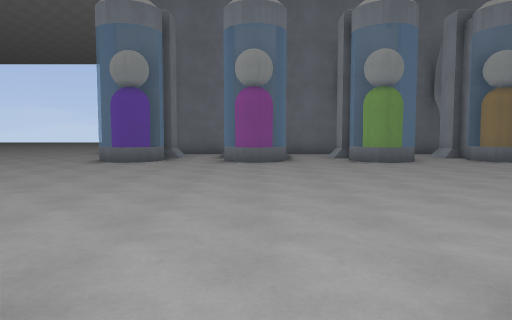
[1] (above)

18 first-person views from a walk through a Godot game level. The camera is 1.4 m above the floor, tilts 4° down and sees 70° across. The floor is counted in squares, 2 m on a side. Each view is taken from the middle of a square. On the plan, view 1 faces up. The plan holds only what a view shows up to about 11 squares ahead; the rest is blank. The place goes on beyond the plan. Surface patterns are stand-ins for the level's own textures.

[2]
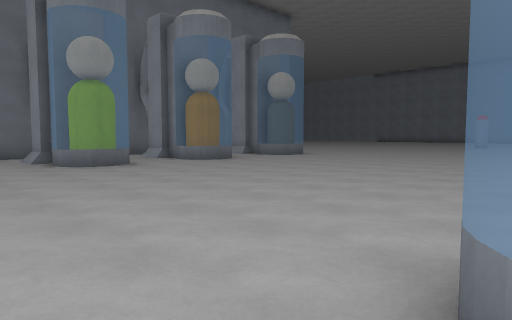

[3]
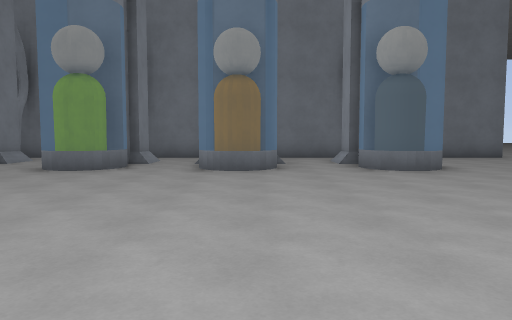

[4]
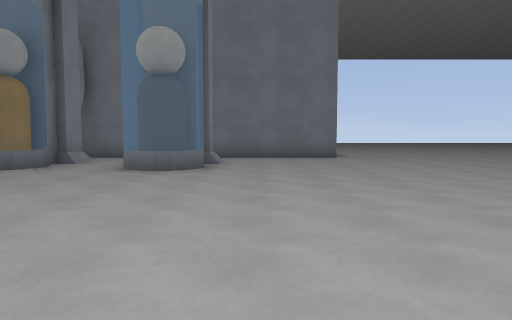

[5]
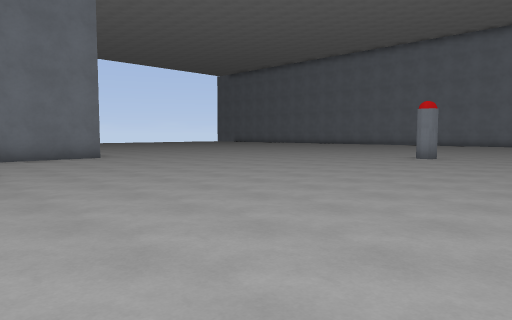

[6]
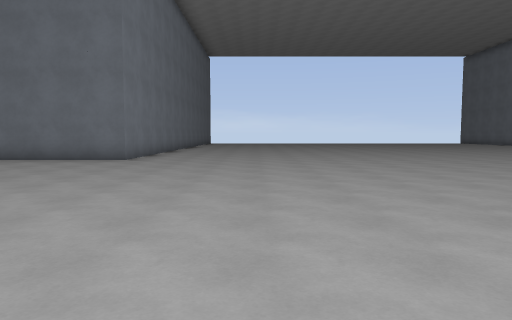

[7]
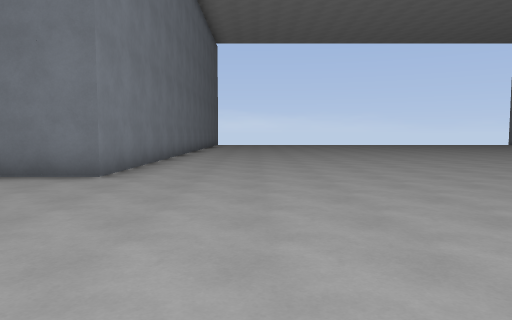

[8]
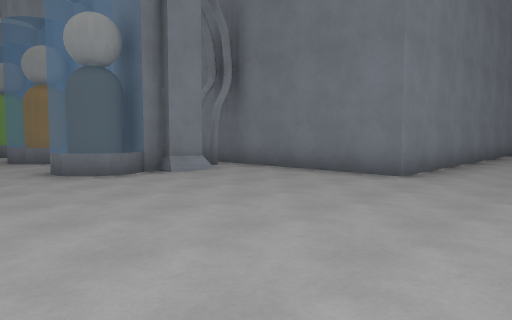

[9]
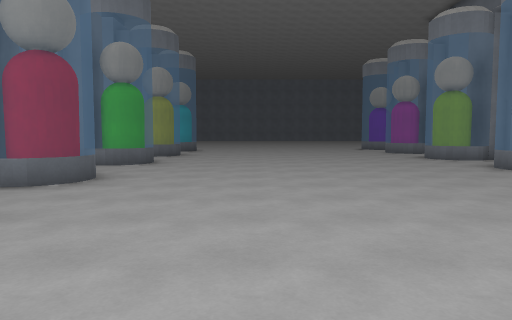

[10]
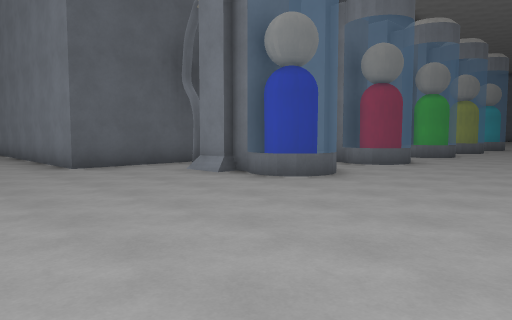

[11]
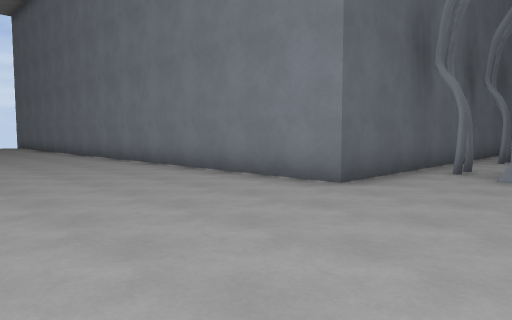

[12]
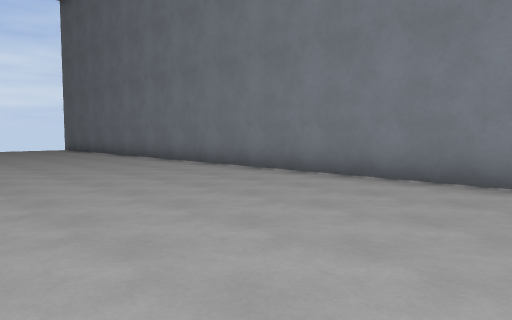

[13]
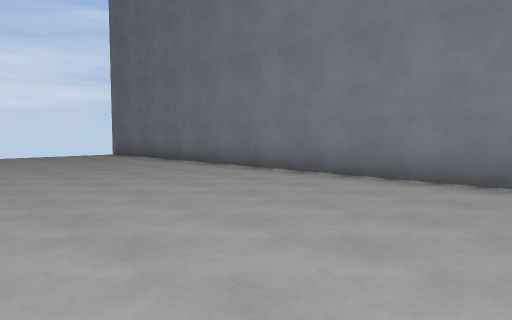

[14]
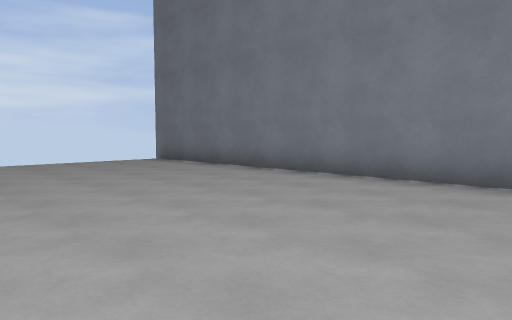

[15]
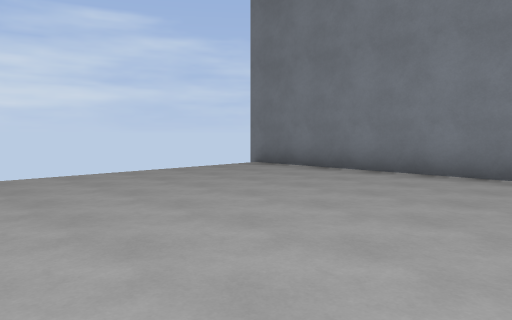

[16]
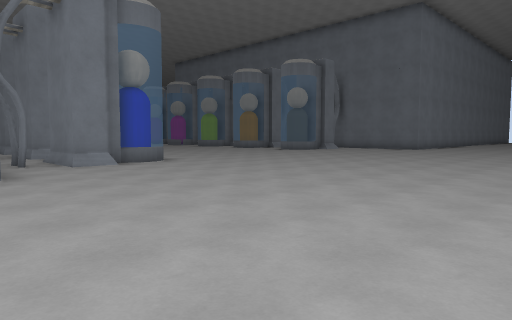

[17]
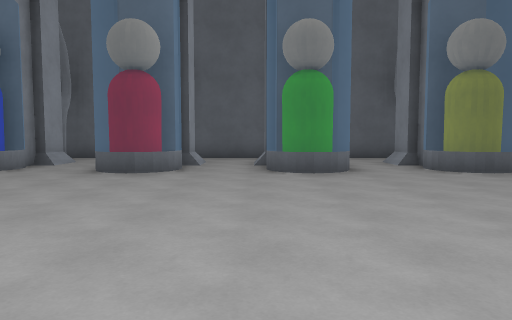

[18]
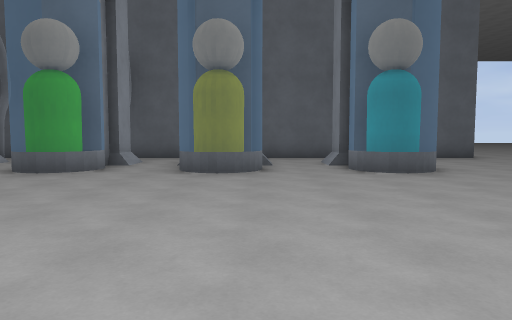

### Floor plan
Key: @ floor where view 1 was taken; # wall or solid block; x gap in a wall; . main floor; : floor 0.25 m higher than the main floor.
Columns run from 5 left of view 1 to 21 right of it. Each row starts with its distance up from view 1.
 16                    #.......
 15                    #.......
 14                    #.......
 13      ###############.......
 12      x..##. #..x...........
 11   #.:#:.##.##..##..........
 10 .##..#..##.##..##..........
  9 ........#...#..#...........
  8 ...........................
  7 ...........................
  6  .........................#
  5  ..........................
  4   .........................
  3   ........................
  2   ........................
  1  ..##.##..#..##.##........
  0 ...#.@##..#..##.##........
 -1 ...##. #.:#:.##.##.........
 -2 ..  ......#.....##.........
 -3 ####################.......
 -4                    #.......
 -5                    #......
 -6                    #......
 -7                    #......
 -8                    #.....
 -9                    #......
-10                    #......
-11                    #......
-12                    #......
-13                    #......
-14                    #......
-15                    #.......
-16                    #.......
-17                    #.......
-18                    #.......
-19                    #......
-20                    #......
-21                    #......
-22                    #

Positions as (right, up) in squares from view 1, and headings:
1: (0, 0), facing up
2: (0, 1), facing up-right
3: (7, 2), facing up
4: (12, 2), facing up
5: (10, 2), facing up-right
6: (18, 3), facing up
7: (17, 7), facing up
8: (17, 7), facing up-left
9: (14, 4), facing left
10: (17, 5), facing down-left
11: (19, 0), facing down-left
12: (20, -4), facing down-left
13: (20, -9), facing down-left
14: (20, -12), facing down-left
15: (21, -15), facing down-left
16: (21, -4), facing up-left
17: (6, 8), facing down
18: (1, 8), facing down
